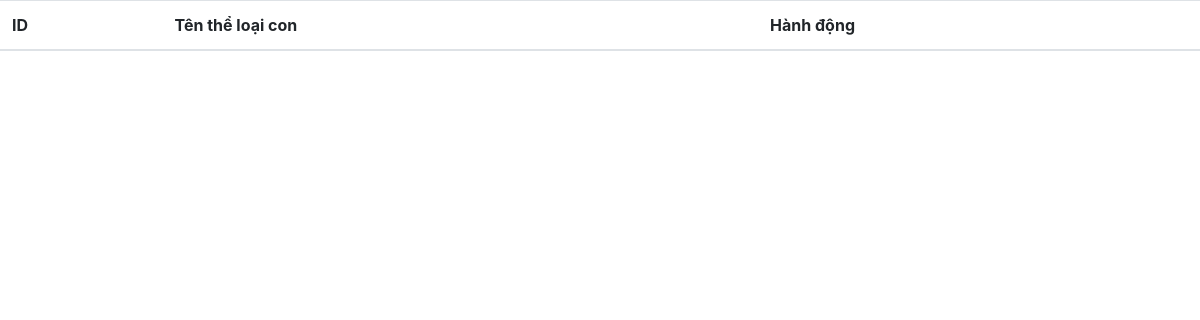
Before: /Admin/chucnang/theloai/xemtlc.php?id=4 with the older database file.
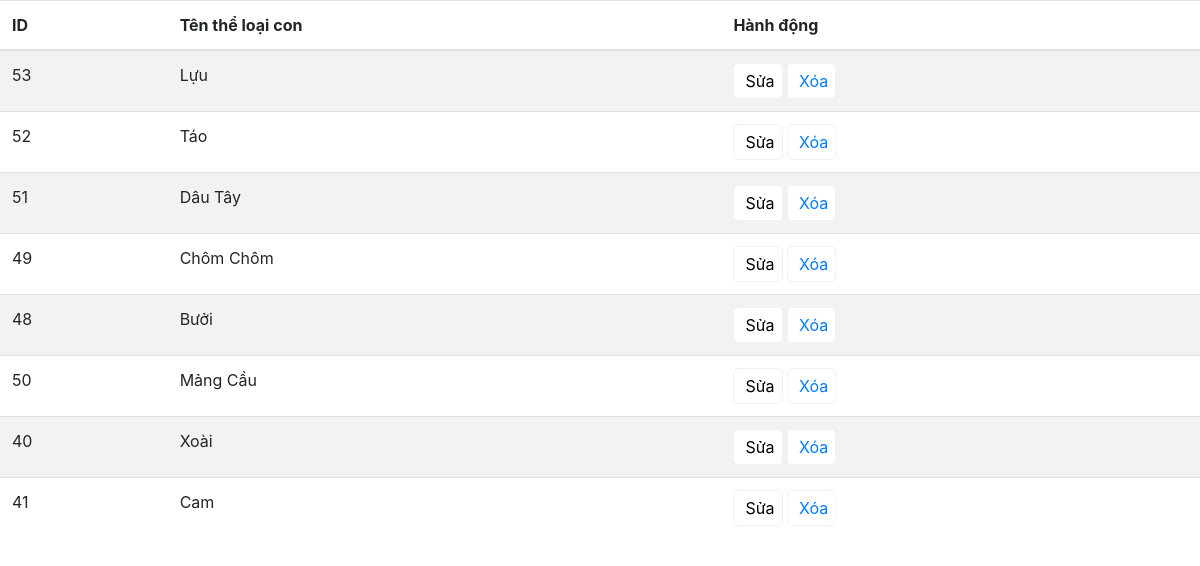
After: the same page with the newer database file.
### tables this page shows
CREATE TABLE IF NOT EXISTS `chitiettheloai` (
  `maTLC` int(11) NOT NULL AUTO_INCREMENT,
  `maTL` int(11) NOT NULL,
  `tenTLC` varchar(30) NOT NULL,
  PRIMARY KEY (`maTLC`),
  KEY `maTL` (`maTL`)
);

### Admin/chucnang/theloai/xemtlc.php (the view, shortened to what this page needs)
<!DOCTYPE html>
<html lang="en">
<head>
	<link rel="stylesheet" href="https://stackpath.bootstrapcdn.com/bootstrap/4.1.1/css/bootstrap.min.css">
</head>
<body>
	<table class="table table-striped" id="theloaiccon">
   <thead>
      <tr>
         <th>ID</th>
         <th>Tên thể loại con</th>
         <th>Hành động</th>
      </tr>
   </thead>
  <?php
  include('../connect.php');
	 $xuattlc = $conn->prepare("select * from chitiettheloai where maTL='".$_GET['id']."'");
   $xuattlc->execute();
	 while($rs = $xuattlc->fetch(PDO::FETCH_ASSOC)){
		echo "<tr>";
      		echo "<td>".$rs["maTLC"]."</td>";
          echo "<td id='".$rs["maTLC"]."'>".$rs["tenTLC"]."</td>";
  ?>
      	<td>
	         <button onclick="sua('<?php echo $rs['maTLC'];?>')"><i class="fa fa-edit mr-1"></i>Sửa</button>
	         <button><a class="xoa" href="xoatlc.php?maTLC=<?php echo $rs['maTLC'];?>"onclick="return confirm('Ban co chac chan khong?');" target="_parent"><i class="fa fa-trash mr-1"></i>Xóa</a></button>
         </td>
         <?php
      	echo "</tr>";
	}?>
</table>
</body>
</html>

### Admin/chucnang/theloai/xemtlc.php (style rules this page uses)
#theloaiccon td button,#theloaichinh .xoa { border: 1px solid #f1f1f1; background: #fff; padding: 5px 7px; border-radius: 5px; cursor: pointer; transition: 0.5s }

Changed rows visible on the page:
added chitiettheloai: maTLC "53", tenTLC "Lựu"
added chitiettheloai: maTLC "52", tenTLC "Táo"
added chitiettheloai: maTLC "51", tenTLC "Dâu Tây"
added chitiettheloai: maTLC "49", tenTLC "Chôm Chôm"
added chitiettheloai: maTLC "48", tenTLC "Bưởi"
added chitiettheloai: maTLC "50", tenTLC "Mảng Cầu"
added chitiettheloai: maTLC "40", tenTLC "Xoài"
added chitiettheloai: maTLC "41", tenTLC "Cam"
